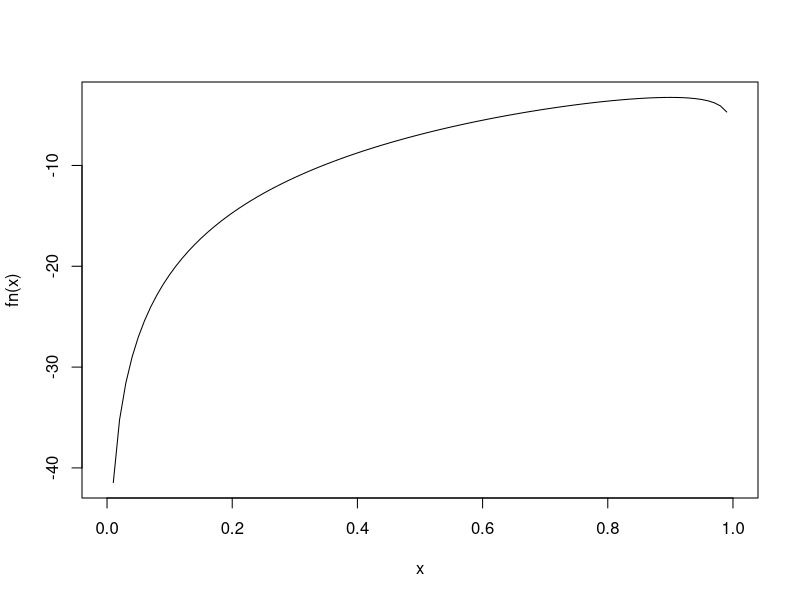
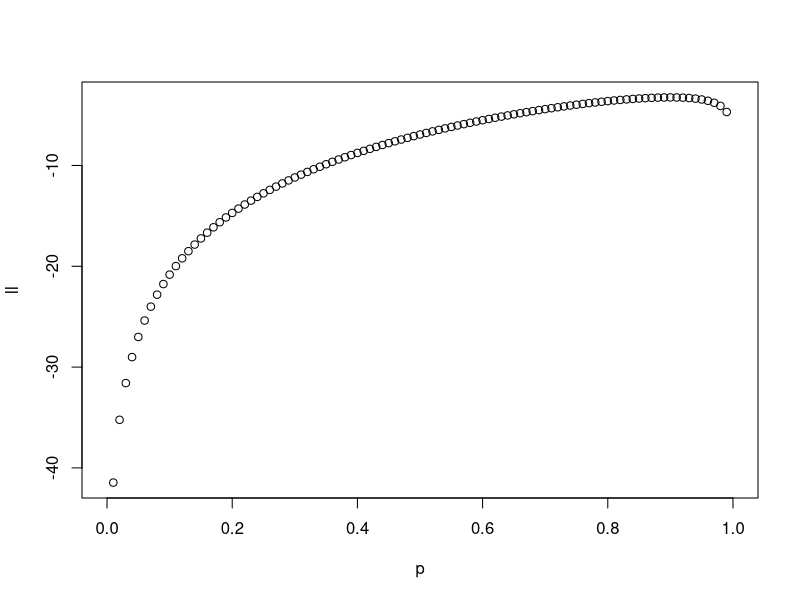

R code for these plots, in order:
rm(list = ls())
cat("\014")
##Modelo Bernoulli
n <- 10
k <- 1
p <- 0.9
N <- 1000
res <- numeric(N)
ell <- numeric(N)
for (i in 1:N) {
  x <- rbinom(n,1,p)
fn <- function(theta,y){
  
  n<-length(x)
  y <- sum(x)
  p <- theta[1]
  logl <- y*log(p)+(n-y)*log(1-p)
  return(-logl)
}

res[i] <- optim(0.1,
      fn,
      y=x,
      "BFGS",
      hessian = F, control = list(reltol = 1e-15))$par
ell[i] <- optim(0.1,
                fn,
                y=x,
                "BFGS",
                hessian = F)$value
}
(phat <- mean(res))

fn <- function(p){
  n<-length(x)
  y <- sum(x)
  logl <- y*log(p)+(n-y)*log(1-p)
  return(logl)
}
pteste <- 0.9
x <- rbinom(n,1,pteste)
sum(dbinom(x,1,pteste, log=T))
fn(pteste)
curve(fn,from = 0, to=1, lty="solid", type="l")
p <- seq(0, 1, .01) 
ll <- sapply(p, fn)
plot(ll ~ p) 
p[which(ll == max(ll))] #ponto de maximo
